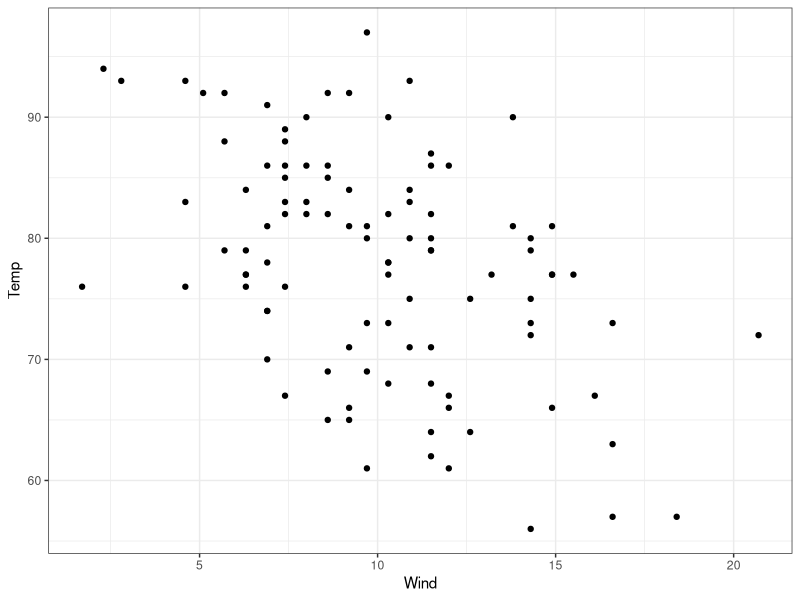
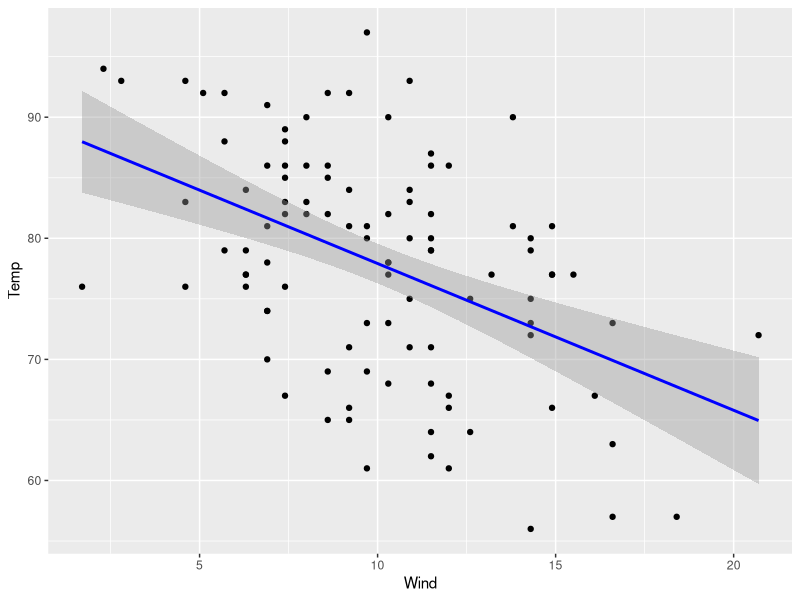
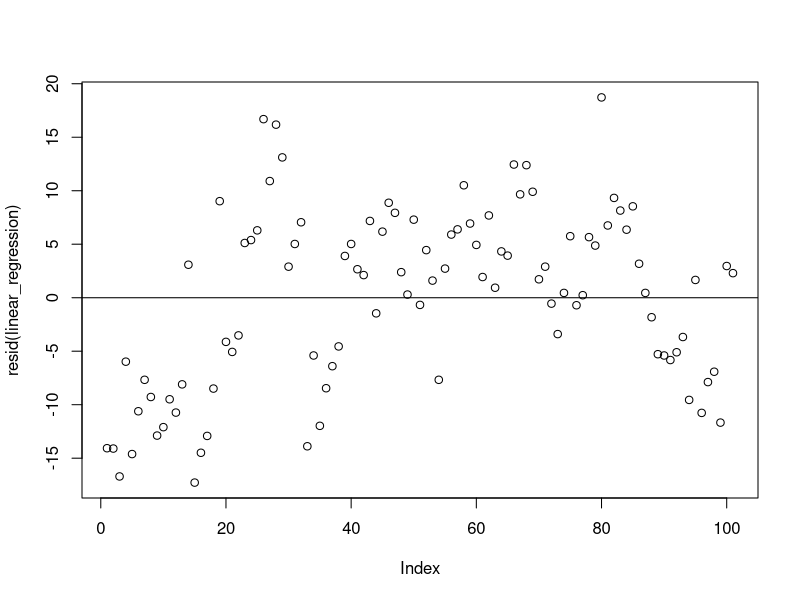
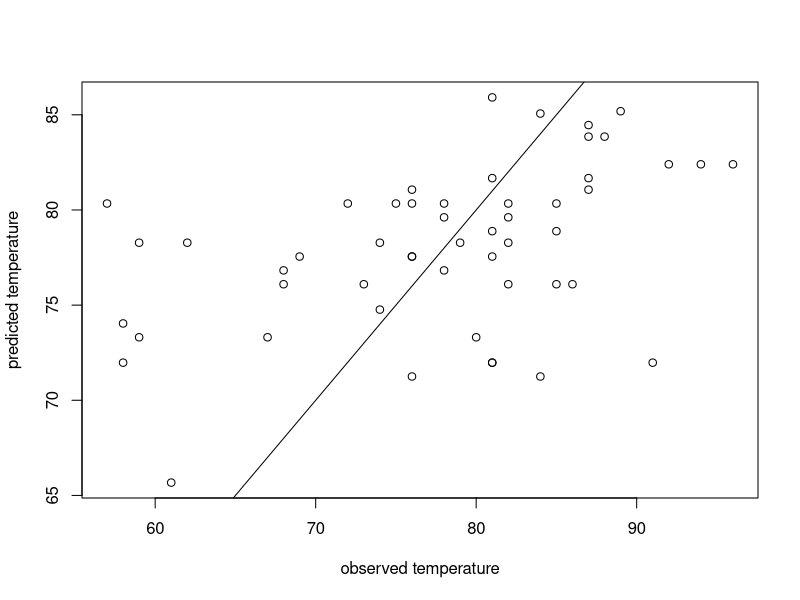
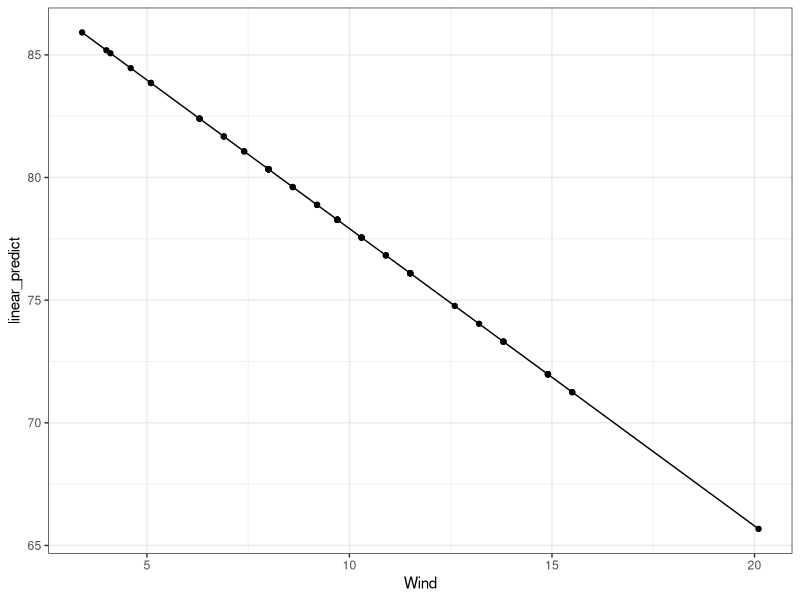
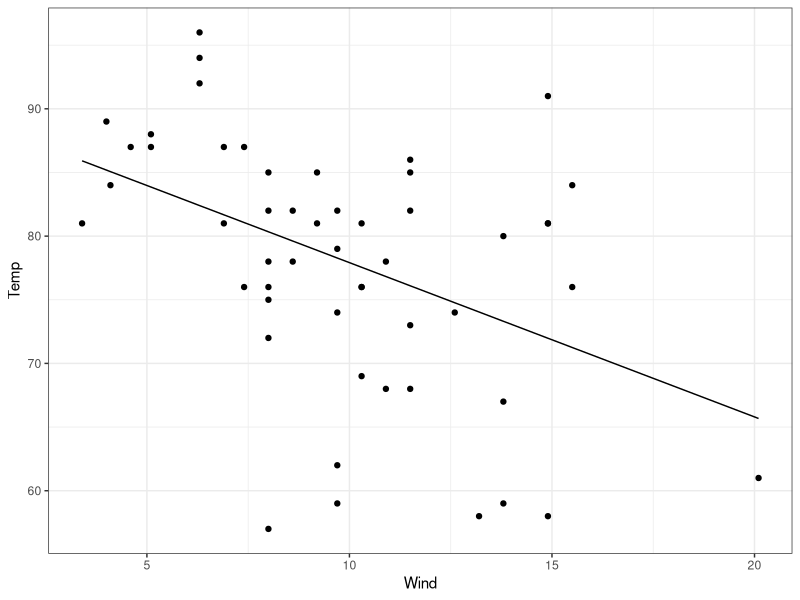
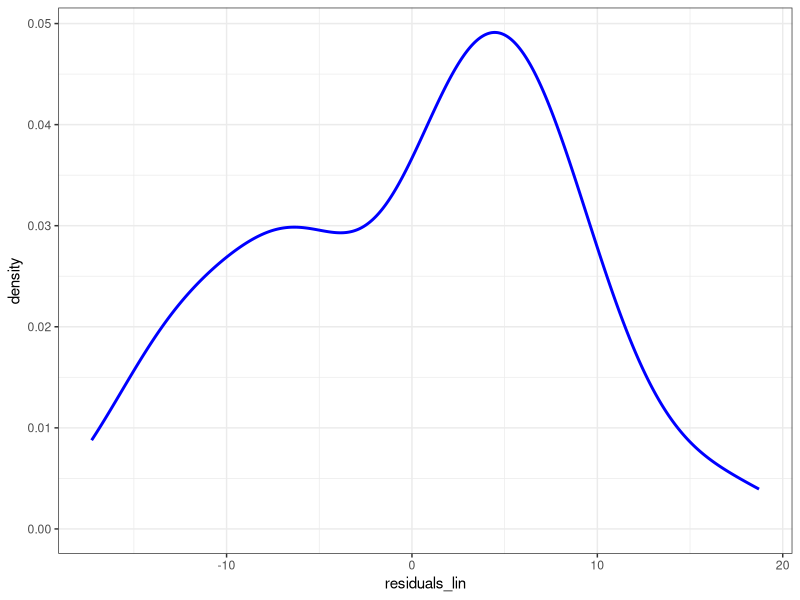

The R script that drew these images, in order: (Note: this script raises an error after producing the figures.)
## ---- chunk 1
knitr::opts_chunk$set(echo = TRUE, eval = T)
## ---- chunk 2
library(caret)
library(MASS)
library(ggplot2)
library(dplyr)
library(ggfortify)
library(caTools)
library(glmnet)


#Mauna Loa CO2 concentrations
data(airquality)
## ---- chunk 3
set.seed(151)
airquality_split = sample.split(airquality, SplitRatio = 0.75)
train_regression = subset(airquality, airquality_split == TRUE)
test_regression = subset(airquality, airquality_split == FALSE)
## ---- chunk 4
ggplot(data = train_regression) + geom_point(aes(x=Wind, y=Temp)) + theme_bw()
## ---- chunk 5
#help(train)
linear_regression <- train(Temp ~ Wind, data = train_regression, method = "lm")
summary(linear_regression)
## ---- chunk 6
ggplot(data = train_regression) + geom_point(aes(x=Wind, y=Temp)) + stat_smooth(method = "lm",aes(x=Wind, y=Temp), color = 'blue')
## ---- chunk 7
#help(predict)
linear_predict <- predict(linear_regression, newdata = test_regression)
## ---- chunk 8
#look at the median residual value. Close to zero is best
#help(summary)
summary(resid(linear_regression))
plot(resid(linear_regression))
abline(0,0)
## ---- chunk 9
plot(test_regression$Temp,linear_predict, xlab = 'observed temperature', ylab = 'predicted temperature')
abline(0,1)
cor.test(test_regression$Temp,linear_predict)
## ---- chunk 10
# Extract coefficients from the model
coeffs <- linear_regression$finalModel$coefficients
coeffs

# plot the regression line on the predicted values

test_predict_compare <- cbind(test_regression,linear_predict)
ggplot(data = test_predict_compare) + geom_point(aes(x=Wind, y=linear_predict)) + geom_line(aes(x=Wind, y=coeffs[1]+Wind*coeffs[2])) + theme_bw()

# plot the original test values

ggplot(data = test_predict_compare) + geom_point(aes(x=Wind, y=Temp)) + geom_line(aes(x=Wind, y=coeffs[1]+Wind*coeffs[2])) + theme_bw()

## ---- chunk 11
residuals_lin <- residuals(linear_regression)
ggplot(train_regression) + geom_density(aes(residuals_lin), color = 'blue', size = 1) + theme_bw() 
## ---- chunk 12
cor.test(train_regression$Wind, resid(linear_regression))
## ---- chunk 13
#L1 Regularization - Lasso Regression
ctrl =  trainControl(method = "boot", 15)
lasso_model <- train(Temp ~ Wind + Month, data = train_regression, method = "lasso", trControl= ctrl)
summary(lasso_model)
lasso_predict <- predict(lasso_model, newdata = test_regression)
predvstest.l <- cbind(lasso_predict,test_regression)
ggplot(data = predvstest.l) + geom_point(aes(x=lasso_predict, y=Temp)) + theme_bw()
ggplot(data = predvstest.l) + geom_point(aes(x=Month+Day/31, y=lasso_predict),color = "red") + geom_point(aes(x=Month+Day/31, y=Temp),color = "blue") +xlab("Month (Date)") + ylab("Predicted (Red) and Real (Blue) Temp") + theme_bw()
cor.test(predvstest.l$lasso_predict,predvstest.l$Temp)

#L2 Regularization - Ridge Regression
ridge_model <- train(Temp ~ Wind + Month, data = train_regression, method = "ridge", trControl= ctrl)
summary(ridge_model)
ridge_predict <- predict(ridge_model, newdata = test_regression)
predvstest.r <- cbind(ridge_predict,test_regression)
ggplot(data = predvstest.r) + geom_point(aes(x=ridge_predict, y=Temp)) + theme_bw()
ggplot(data = predvstest.r) + geom_point(aes(x=Month+Day/31, y=ridge_predict),color = "red") + geom_point(aes(x=Month+Day/31, y=Temp),color = "blue") +xlab("Month (Date)") + ylab("Predicted (Red) and Real (Blue) Temp") + theme_bw()
cor.test(predvstest.r$ridge_predict,predvstest.r$Temp)
